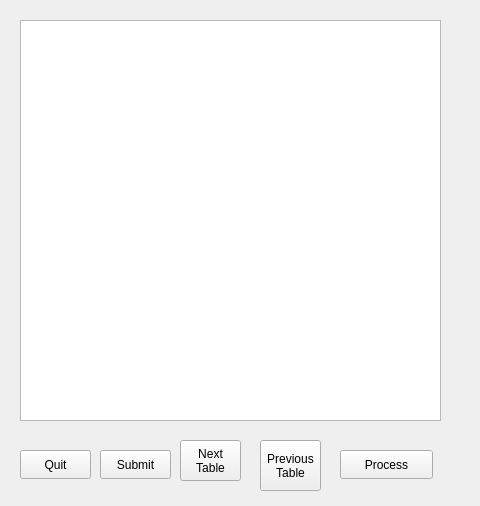
<?xml version="1.0" encoding="UTF-8"?>
<ui version="4.0">
 <class>ContainerJobs</class>
 <widget class="QWidget" name="ContainerJobs">
  <property name="geometry">
   <rect>
    <x>0</x>
    <y>0</y>
    <width>480</width>
    <height>506</height>
   </rect>
  </property>
  <property name="windowTitle">
   <string>Generated Container Jobs Database</string>
  </property>
  <widget class="QTableView" name="tableView">
   <property name="geometry">
    <rect>
     <x>20</x>
     <y>20</y>
     <width>421</width>
     <height>401</height>
    </rect>
   </property>
  </widget>
  <widget class="QPushButton" name="pushButton">
   <property name="geometry">
    <rect>
     <x>20</x>
     <y>450</y>
     <width>71</width>
     <height>29</height>
    </rect>
   </property>
   <property name="text">
    <string>Quit</string>
   </property>
  </widget>
  <widget class="QPushButton" name="pushButton_2">
   <property name="geometry">
    <rect>
     <x>100</x>
     <y>450</y>
     <width>71</width>
     <height>29</height>
    </rect>
   </property>
   <property name="text">
    <string>Submit</string>
   </property>
  </widget>
  <widget class="QPushButton" name="pushButton_3">
   <property name="geometry">
    <rect>
     <x>180</x>
     <y>440</y>
     <width>61</width>
     <height>41</height>
    </rect>
   </property>
   <property name="text">
    <string>Next
Table</string>
   </property>
  </widget>
  <widget class="QPushButton" name="pushButton_4">
   <property name="geometry">
    <rect>
     <x>260</x>
     <y>440</y>
     <width>61</width>
     <height>51</height>
    </rect>
   </property>
   <property name="text">
    <string notr="true">Previous
Table</string>
   </property>
  </widget>
  <widget class="QPushButton" name="pushButton_5">
   <property name="geometry">
    <rect>
     <x>340</x>
     <y>450</y>
     <width>93</width>
     <height>29</height>
    </rect>
   </property>
   <property name="text">
    <string>Process</string>
   </property>
  </widget>
 </widget>
 <resources/>
 <connections>
  <connection>
   <sender>pushButton</sender>
   <signal>clicked()</signal>
   <receiver>ContainerJobs</receiver>
   <slot>close()</slot>
   <hints>
    <hint type="sourcelabel">
     <x>115</x>
     <y>464</y>
    </hint>
    <hint type="destinationlabel">
     <x>353</x>
     <y>252</y>
    </hint>
   </hints>
  </connection>
 </connections>
</ui>
